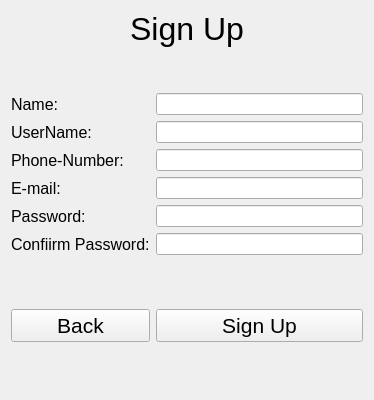
<?xml version="1.0" encoding="UTF-8"?>
<ui version="4.0">
 <class>SignUp</class>
 <widget class="QWidget" name="SignUp">
  <property name="geometry">
   <rect>
    <x>0</x>
    <y>0</y>
    <width>374</width>
    <height>400</height>
   </rect>
  </property>
  <property name="windowTitle">
   <string>Form</string>
  </property>
  <layout class="QGridLayout" name="gridLayout">
   <item row="7" column="1" colspan="2">
    <widget class="QLineEdit" name="password"/>
   </item>
   <item row="8" column="1" colspan="2">
    <widget class="QLineEdit" name="lineEdit_confirm_password"/>
   </item>
   <item row="4" column="1" colspan="2">
    <widget class="QLineEdit" name="lineEdit_username"/>
   </item>
   <item row="3" column="0">
    <widget class="QLabel" name="label_name">
     <property name="font">
      <font>
       <pointsize>12</pointsize>
      </font>
     </property>
     <property name="text">
      <string>Name:</string>
     </property>
    </widget>
   </item>
   <item row="5" column="0">
    <widget class="QLabel" name="label_phone_number">
     <property name="font">
      <font>
       <pointsize>12</pointsize>
      </font>
     </property>
     <property name="text">
      <string>Phone-Number:</string>
     </property>
    </widget>
   </item>
   <item row="14" column="0" colspan="3">
    <spacer name="verticalSpacer_2">
     <property name="orientation">
      <enum>Qt::Orientation::Vertical</enum>
     </property>
     <property name="sizeHint" stdset="0">
      <size>
       <width>20</width>
       <height>40</height>
      </size>
     </property>
    </spacer>
   </item>
   <item row="4" column="0">
    <widget class="QLabel" name="label_username">
     <property name="font">
      <font>
       <pointsize>12</pointsize>
      </font>
     </property>
     <property name="text">
      <string>UserName:</string>
     </property>
    </widget>
   </item>
   <item row="6" column="1" colspan="2">
    <widget class="QLineEdit" name="lineEdit_email"/>
   </item>
   <item row="0" column="0" colspan="3">
    <widget class="QLabel" name="label_signup">
     <property name="font">
      <font>
       <pointsize>24</pointsize>
      </font>
     </property>
     <property name="text">
      <string>Sign Up</string>
     </property>
     <property name="alignment">
      <set>Qt::AlignmentFlag::AlignCenter</set>
     </property>
    </widget>
   </item>
   <item row="8" column="0">
    <widget class="QLabel" name="label_confirm_password">
     <property name="font">
      <font>
       <pointsize>12</pointsize>
      </font>
     </property>
     <property name="text">
      <string>Confiirm Password:</string>
     </property>
    </widget>
   </item>
   <item row="9" column="0" colspan="3">
    <spacer name="verticalSpacer_3">
     <property name="orientation">
      <enum>Qt::Orientation::Vertical</enum>
     </property>
     <property name="sizeHint" stdset="0">
      <size>
       <width>20</width>
       <height>40</height>
      </size>
     </property>
    </spacer>
   </item>
   <item row="7" column="0">
    <widget class="QLabel" name="label_password">
     <property name="font">
      <font>
       <pointsize>12</pointsize>
      </font>
     </property>
     <property name="text">
      <string>Password:</string>
     </property>
    </widget>
   </item>
   <item row="6" column="0">
    <widget class="QLabel" name="label_email">
     <property name="font">
      <font>
       <pointsize>12</pointsize>
      </font>
     </property>
     <property name="text">
      <string>E-mail:</string>
     </property>
    </widget>
   </item>
   <item row="3" column="1" colspan="2">
    <widget class="QLineEdit" name="lineEdit_name"/>
   </item>
   <item row="5" column="1" colspan="2">
    <widget class="QLineEdit" name="lineEdit_phone_number"/>
   </item>
   <item row="1" column="0" colspan="3">
    <spacer name="verticalSpacer">
     <property name="orientation">
      <enum>Qt::Orientation::Vertical</enum>
     </property>
     <property name="sizeType">
      <enum>QSizePolicy::Policy::Fixed</enum>
     </property>
     <property name="sizeHint" stdset="0">
      <size>
       <width>20</width>
       <height>40</height>
      </size>
     </property>
    </spacer>
   </item>
   <item row="13" column="0">
    <widget class="QPushButton" name="pushButton_back">
     <property name="font">
      <font>
       <pointsize>16</pointsize>
      </font>
     </property>
     <property name="text">
      <string>Back</string>
     </property>
    </widget>
   </item>
   <item row="13" column="1" colspan="2">
    <widget class="QPushButton" name="signup">
     <property name="font">
      <font>
       <pointsize>16</pointsize>
      </font>
     </property>
     <property name="text">
      <string>Sign Up</string>
     </property>
    </widget>
   </item>
  </layout>
 </widget>
 <resources/>
 <connections/>
</ui>
